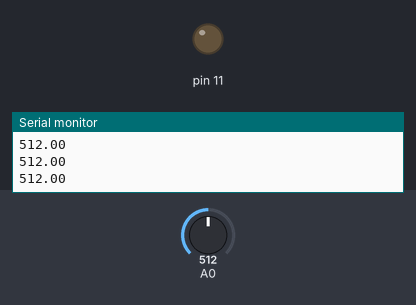
This sketch was run on a simulated Arduino Uno, built with avr-gcc and run on an emulated ATmega328P. Parts: output pins drawn as LEDs (lit = HIGH), the last lines printed to the serial monitor. The test bench sets the inputs (shaded band); at power-on: A0 = 512.

Above: at 1.2 s.
1.3 s: A0 set to 968
2.8 s: A0 set to 996
At 3.9 s:
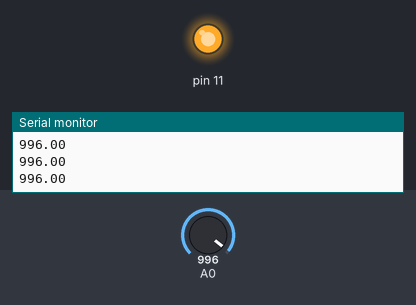
4.3 s: A0 set to 970
At 4.9 s:
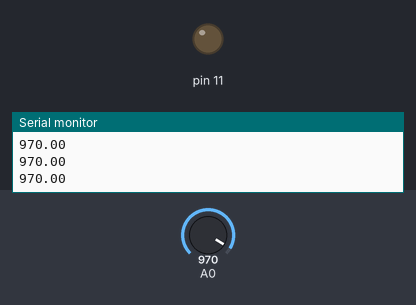
5.8 s: A0 set to 990
At 6.3 s:
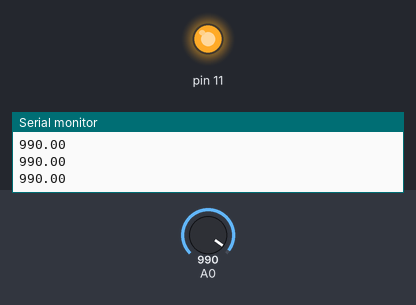
Timing chart, 0 to 8.3 s (numbered marks = the images above; inputs shaded):
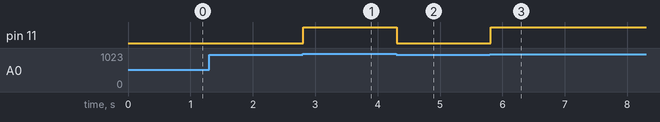

Measured:
- the behaviour switches between 980 and 981 on A0 (found by bisection; images 0 and 1)
- after the input at 2.8 s, pin 11: LOW → HIGH at once
- after the input at 4.3 s, pin 11: HIGH → LOW at once
- after the input at 5.8 s, pin 11: LOW → HIGH at once

The sketch:

inlandProject10.ino
```cpp
void setup() {
  // put your setup code here, to run once:
  pinMode(A0, INPUT);
  pinMode(11, OUTPUT);
  Serial.begin(9600);
}

void loop() {
  // put your main code here, to run repeatedly:
  float value = analogRead(A0);
  Serial.println(value);

  if (value > 980){
  digitalWrite(11, HIGH);
  }else{
  digitalWrite(11, LOW);
  }

//  digitalWrite(11, value);
}
```
